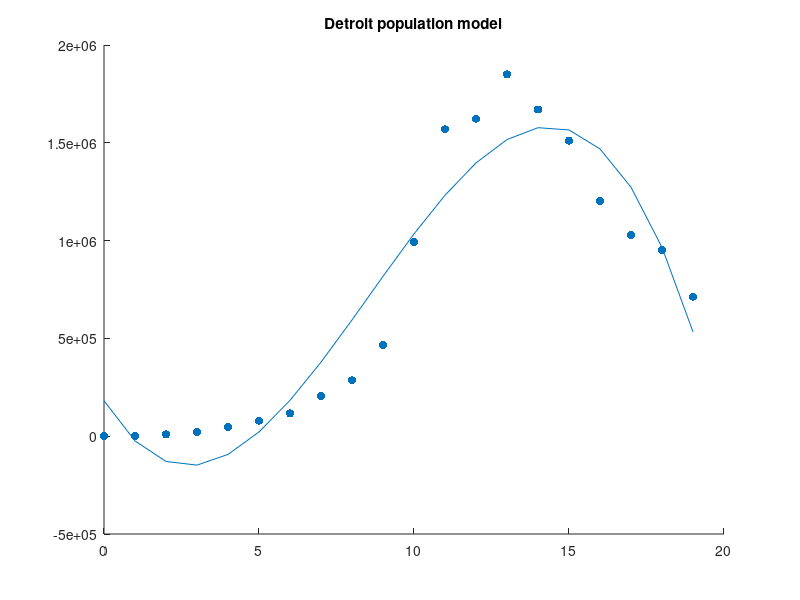

Write the MATLAB code that produced this figure.
%% Problem 3 model Detroit population over time
time = (0:19)';
population = [1422 2222 9102 21019 45619 79577 116340 205876 285704 465766 993678 1568662 1623452 1849568 1670144 1511482 1203339 1027974 951270 713777]';

cubic = time .^ 3;
quadratic = time .^2;
linear = time;
constant = ones(20,1);
A = [cubic quadratic linear constant];

parameters = (A' * A) \ (A' * population);
disp('Parameters');
disp(parameters);

hold on;
title('Detroit population model');
plot(time, A*parameters);
scatter(time, population, 'filled')
